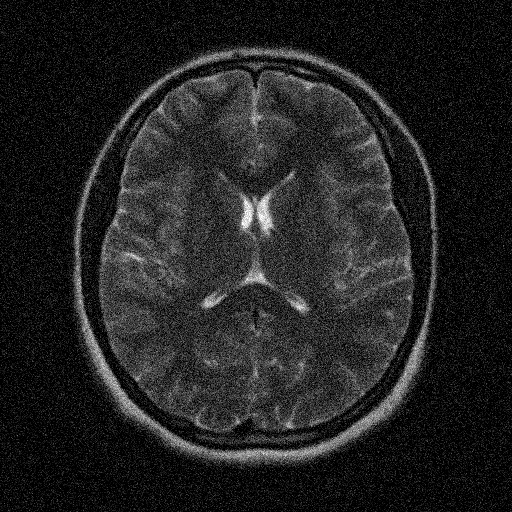
%> input picture Lecture2/brain.tif, 512 x 512 px
$ octave mri_fft.m   (GNU Octave 9; MATLAB toolbox functions it lacks are replaced by stand-ins)
%> lines starting %> are read from the running program, lines starting %| are printed output that depends on the picture
%% This is a demo code for the MRI part of the course HKU DRAD6213
% To demonstrate the Fourier transform of an image to a k-space, and vice versa.
% Author: Dr. Jianpan Huang, Email: jianpanhuang@outlook.com, 20250220
clear all, close all, clc;

%% Original image and k-sapce
img = imread("brain.tif");
%> img is the input picture: size 512x512 uint8; min 0, max 255, mean 33.9
ksp = fftshift(fft2(fftshift(img)));
figure, set(gcf,'unit','normalized','position',[0.25,0.6,0.5,0.35]);
subplot(1,2,1),imagesc(img); axis off; colormap("gray"); title('Original')
subplot(1,2,2),imagesc(abs(ksp)); axis off; colormap("gray"); clim([0, max(abs(ksp(2)))]); title('Original')
%> after `title('Original')`:
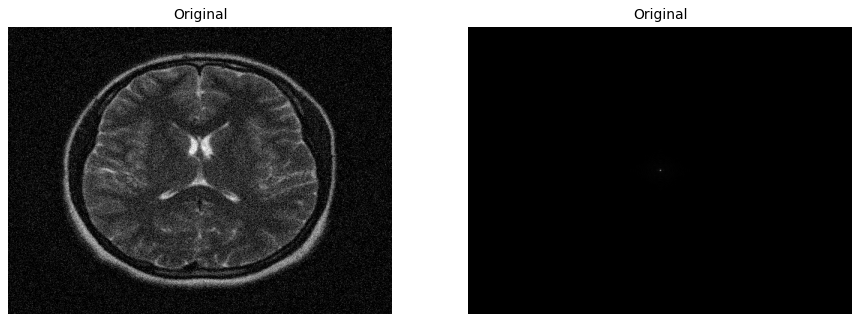
%> figure redrawn from the program's plot data, 2 panels

%% Low-frequency reconstruction
ds_rate = 4; % down sampling rate
[xn, yn] = size(ksp);
%> xn = 512; yn = 512
img = imread("brain.tif");
ksp_low = zeros(xn, yn);
ksp_low(round(xn/2-xn/2/ds_rate)+1:round(xn/2+xn/2/ds_rate),round(yn/2-yn/2/ds_rate)+1:round(yn/2+yn/2/ds_rate)) = ...
    ksp(round(xn/2-xn/2/ds_rate)+1:round(xn/2+xn/2/ds_rate),round(yn/2-yn/2/ds_rate)+1:round(yn/2+yn/2/ds_rate));
img_low = fftshift(ifft2(fftshift(ksp_low)));
figure, set(gcf,'unit','normalized','position',[0.25,0.6,0.5,0.35]);
subplot(1,2,1),imagesc(abs(img_low)); axis off; colormap("gray"); title('Low-frequency')
subplot(1,2,2),imagesc(abs(ksp_low)); axis off; colormap("gray"); clim([0, max(abs(ksp(2)))]); title('Low-frequency')

%% High-frequency reconstruction
ds_rate = 5; % down sampling rate
[xn, yn] = size(ksp);
img = imread("brain.tif");
ksp_low = ksp;
ksp_low(round(xn/2-xn/2/ds_rate*(ds_rate-1))+1:round(xn/2+xn/2/ds_rate*(ds_rate-1)), ...
    round(yn/2-yn/2/ds_rate*(ds_rate-1))+1:round(yn/2+yn/2/ds_rate*(ds_rate-1))) = 0;
img_low = fftshift(ifft2(fftshift(ksp_low)));
figure, set(gcf,'unit','normalized','position',[0.25,0.6,0.5,0.35]);
subplot(1,2,1),imagesc(abs(img_low)); axis off; colormap("gray"); title('High-frequency')
subplot(1,2,2),imagesc(abs(ksp_low)); axis off; colormap("gray"); clim([0, max(abs(ksp(2)))]); title('High-frequency')
%> after `title('High-frequency')`:
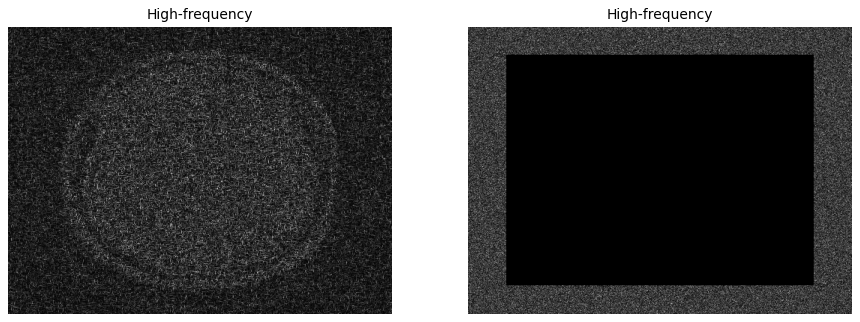
%> figure redrawn from the program's plot data, 2 panels
